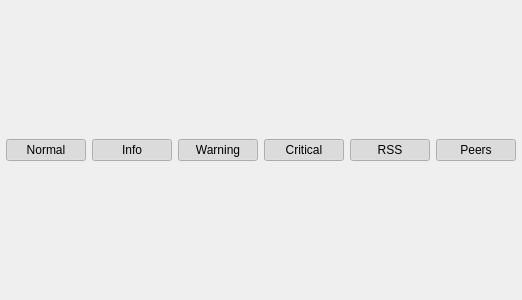
<?xml version="1.0" encoding="UTF-8"?>
<ui version="4.0">
 <class>ExecutionLogWidget</class>
 <widget class="QWidget" name="ExecutionLogWidget">
  <property name="geometry">
   <rect>
    <x>0</x>
    <y>0</y>
    <width>417</width>
    <height>300</height>
   </rect>
  </property>
  <layout class="QVBoxLayout" name="verticalLayout">
   <property name="leftMargin">
    <number>0</number>
   </property>
   <property name="topMargin">
    <number>0</number>
   </property>
   <property name="rightMargin">
    <number>0</number>
   </property>
   <property name="bottomMargin">
    <number>0</number>
   </property>
   <item>
    <widget class="QWidget" name="filterBarWidget" native="true">
     <property name="maximumSize">
      <size>
       <width>16777215</width>
       <height>50</height>
      </size>
     </property>
     <layout class="QHBoxLayout" name="filterBarLayout">
      <property name="leftMargin">
       <number>6</number>
      </property>
      <property name="topMargin">
       <number>6</number>
      </property>
      <property name="rightMargin">
       <number>6</number>
      </property>
      <property name="bottomMargin">
       <number>6</number>
      </property>
      <item>
       <widget class="QPushButton" name="checkNormal">
        <property name="text">
         <string>Normal</string>
        </property>
        <property name="checkable">
         <bool>true</bool>
        </property>
        <property name="checked">
         <bool>true</bool>
        </property>
       </widget>
      </item>
      <item>
       <widget class="QPushButton" name="checkInfo">
        <property name="text">
         <string>Info</string>
        </property>
        <property name="checkable">
         <bool>true</bool>
        </property>
        <property name="checked">
         <bool>true</bool>
        </property>
       </widget>
      </item>
      <item>
       <widget class="QPushButton" name="checkWarning">
        <property name="text">
         <string>Warning</string>
        </property>
        <property name="checkable">
         <bool>true</bool>
        </property>
        <property name="checked">
         <bool>true</bool>
        </property>
       </widget>
      </item>
      <item>
       <widget class="QPushButton" name="checkCritical">
        <property name="text">
         <string>Critical</string>
        </property>
        <property name="checkable">
         <bool>true</bool>
        </property>
        <property name="checked">
         <bool>true</bool>
        </property>
       </widget>
      </item>
      <item>
       <widget class="QPushButton" name="checkPeer">
        <property name="text">
         <string>RSS</string>
        </property>
        <property name="checkable">
         <bool>true</bool>
        </property>
        <property name="checked">
         <bool>true</bool>
        </property>
       </widget>
      </item>
      <item>
       <widget class="QPushButton" name="checkPeer">
        <property name="text">
         <string>Peers</string>
        </property>
        <property name="checkable">
         <bool>true</bool>
        </property>
        <property name="checked">
         <bool>true</bool>
        </property>
       </widget>
      </item>
      <item>
       <spacer name="horizontalSpacer">
        <property name="orientation">
         <enum>Qt::Horizontal</enum>
        </property>
        <property name="sizeHint" stdset="0">
         <size>
          <width>40</width>
          <height>20</height>
         </size>
        </property>
       </spacer>
      </item>
     </layout>
    </widget>
   </item>
   <item>
    <layout class="QVBoxLayout" name="logViewLayout"/>
   </item>
  </layout>
 </widget>
 <resources/>
 <connections/>
</ui>
